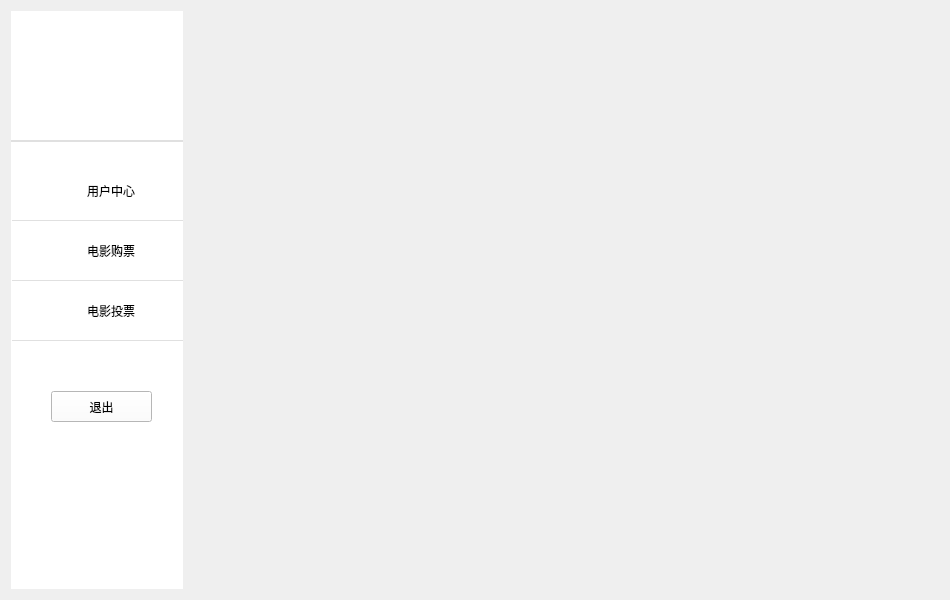
<?xml version="1.0" encoding="UTF-8"?>
<ui version="4.0">
 <class>user</class>
 <widget class="QWidget" name="user">
  <property name="geometry">
   <rect>
    <x>0</x>
    <y>0</y>
    <width>950</width>
    <height>600</height>
   </rect>
  </property>
  <property name="maximumSize">
   <size>
    <width>950</width>
    <height>600</height>
   </size>
  </property>
  <property name="windowTitle">
   <string>Dialog</string>
  </property>
  <layout class="QGridLayout" name="gridLayout">
   <item row="0" column="0">
    <widget class="QWidget" name="widget" native="true">
     <property name="maximumSize">
      <size>
       <width>200</width>
       <height>600</height>
      </size>
     </property>
     <property name="styleSheet">
      <string notr="true">background-color: rgb(255, 255, 255);</string>
     </property>
     <widget class="QPushButton" name="info_button">
      <property name="geometry">
       <rect>
        <x>0</x>
        <y>150</y>
        <width>200</width>
        <height>60</height>
       </rect>
      </property>
      <property name="maximumSize">
       <size>
        <width>200</width>
        <height>60</height>
       </size>
      </property>
      <property name="styleSheet">
       <string notr="true">QPushButton{
	background-color: #FFFFFF;
	font: 12pt &quot;黑体&quot;;
  	text-align:center;
	border:1px outset rgb(255, 255, 255);
	border-bottom:1px solid #e0e0e0;
}

QPushButton:hover {
	background-color: rgb(229, 229, 229);
	border-left:5px solid rgb(150, 150, 150);
	border-bottom:1px solid #e0e0e0;
	padding-left:5px;
}

QPushButton:pressed {
	border-left:5px solid rgb(130, 130, 130);
	border-bottom:1px solid #e0e0e0;
	padding-left:5px;
}</string>
      </property>
      <property name="text">
       <string>用户中心</string>
      </property>
     </widget>
     <widget class="QPushButton" name="buy_button">
      <property name="geometry">
       <rect>
        <x>0</x>
        <y>210</y>
        <width>200</width>
        <height>60</height>
       </rect>
      </property>
      <property name="maximumSize">
       <size>
        <width>200</width>
        <height>60</height>
       </size>
      </property>
      <property name="styleSheet">
       <string notr="true">QPushButton{
	background-color: #FFFFFF;
	font: 12pt &quot;黑体&quot;;
  	text-align:center;
	border:1px outset rgb(255, 255, 255);
	border-bottom:1px solid #e0e0e0;
}

QPushButton:hover {
	background-color: rgb(229, 229, 229);
	border-left:5px solid rgb(150, 150, 150);
	border-bottom:1px solid #e0e0e0;
	padding-left:5px;
}

QPushButton:pressed {
	border-left:5px solid rgb(130, 130, 130);
	border-bottom:1px solid #e0e0e0;
	padding-left:5px;
}</string>
      </property>
      <property name="text">
       <string>电影购票</string>
      </property>
     </widget>
     <widget class="QPushButton" name="vote_button">
      <property name="geometry">
       <rect>
        <x>0</x>
        <y>270</y>
        <width>200</width>
        <height>60</height>
       </rect>
      </property>
      <property name="maximumSize">
       <size>
        <width>200</width>
        <height>60</height>
       </size>
      </property>
      <property name="styleSheet">
       <string notr="true">QPushButton{
	background-color: #FFFFFF;
	font: 12pt &quot;黑体&quot;;
  	text-align:center;
	border:1px outset rgb(255, 255, 255);
	border-bottom:1px solid #e0e0e0;
}

QPushButton:hover {
	background-color: rgb(229, 229, 229);
	border-left:5px solid rgb(150, 150, 150);
	border-bottom:1px solid #e0e0e0;
	padding-left:5px;
}

QPushButton:pressed {
	border-left:5px solid rgb(130, 130, 130);
	border-bottom:1px solid #e0e0e0;
	padding-left:5px;
}</string>
      </property>
      <property name="text">
       <string>电影投票</string>
      </property>
     </widget>
     <widget class="QPushButton" name="exit_button">
      <property name="geometry">
       <rect>
        <x>40</x>
        <y>380</y>
        <width>101</width>
        <height>31</height>
       </rect>
      </property>
      <property name="text">
       <string>退出</string>
      </property>
     </widget>
     <widget class="QLabel" name="label">
      <property name="geometry">
       <rect>
        <x>-10</x>
        <y>20</y>
        <width>191</width>
        <height>111</height>
       </rect>
      </property>
      <property name="maximumSize">
       <size>
        <width>200</width>
        <height>150</height>
       </size>
      </property>
      <property name="layoutDirection">
       <enum>Qt::LeftToRight</enum>
      </property>
      <property name="styleSheet">
       <string notr="true">font: 16pt &quot;方正舒体&quot;;
border-bottom:2px solid #e0e0e0;
image: url(:/new/prefix1/image/MOVIEHANDY.jpg);</string>
      </property>
      <property name="text">
       <string/>
      </property>
      <property name="alignment">
       <set>Qt::AlignCenter</set>
      </property>
     </widget>
    </widget>
   </item>
   <item row="0" column="1">
    <widget class="QStackedWidget" name="stackedWidget">
     <property name="maximumSize">
      <size>
       <width>750</width>
       <height>600</height>
      </size>
     </property>
     <widget class="QWidget" name="page"/>
     <widget class="QWidget" name="page_2"/>
    </widget>
   </item>
  </layout>
 </widget>
 <resources/>
 <connections/>
</ui>
